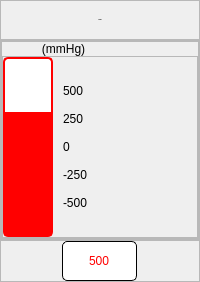
                   <widget class="QFrame" name="apsensor">
                    <property name="minimumSize">
                     <size>
                      <width>0</width>
                      <height>0</height>
                     </size>
                    </property>
                    <property name="frameShape">
                     <enum>QFrame::NoFrame</enum>
                    </property>
                    <property name="frameShadow">
                     <enum>QFrame::Raised</enum>
                    </property>
                    <layout class="QVBoxLayout" name="verticalLayout_29">
                     <property name="spacing">
                      <number>0</number>
                     </property>
                     <property name="leftMargin">
                      <number>0</number>
                     </property>
                     <property name="topMargin">
                      <number>0</number>
                     </property>
                     <property name="rightMargin">
                      <number>0</number>
                     </property>
                     <property name="bottomMargin">
                      <number>0</number>
                     </property>
                     <item>
                      <widget class="QFrame" name="frame_6">
                       <property name="frameShape">
                        <enum>QFrame::StyledPanel</enum>
                       </property>
                       <property name="frameShadow">
                        <enum>QFrame::Raised</enum>
                       </property>
                       <layout class="QHBoxLayout" name="horizontalLayout_3">
                        <item>
                         <widget class="QLabel" name="s1_label_8">
                          <property name="minimumSize">
                           <size>
                            <width>100</width>
                            <height>20</height>
                           </size>
                          </property>
                          <property name="maximumSize">
                           <size>
                            <width>16777215</width>
                            <height>20</height>
                           </size>
                          </property>
                          <property name="font">
                           <font>
                            <family>Roboto</family>
                            <pointsize>-1</pointsize>
                            <weight>75</weight>
                            <italic>false</italic>
                            <bold>true</bold>
                           </font>
                          </property>
                          <property name="styleSheet">
                           <string notr="true">font: bold 26px &quot;Roboto&quot;;</string>
                          </property>
                          <property name="text">
                           <string>A.Press</string>
                          </property>
                          <property name="alignment">
                           <set>Qt::AlignCenter</set>
                          </property>
                         </widget>
                        </item>
                       </layout>
                      </widget>
                     </item>
                     <item>
                      <widget class="QFrame" name="frame_7">
                       <property name="frameShape">
                        <enum>QFrame::StyledPanel</enum>
                       </property>
                       <property name="frameShadow">
                        <enum>QFrame::Raised</enum>
                       </property>
                       <layout class="QVBoxLayout" name="verticalLayout_5">
                        <property name="spacing">
                         <number>0</number>
                        </property>
                        <property name="leftMargin">
                         <number>0</number>
                        </property>
                        <property name="topMargin">
                         <number>0</number>
                        </property>
                        <property name="rightMargin">
                         <number>0</number>
                        </property>
                        <property name="bottomMargin">
                         <number>0</number>
                        </property>
                        <item>
                         <widget class="QFrame" name="frame_8">
                          <property name="frameShape">
                           <enum>QFrame::StyledPanel</enum>
                          </property>
                          <property name="frameShadow">
                           <enum>QFrame::Raised</enum>
                          </property>
                          <layout class="QVBoxLayout" name="verticalLayout_6">
                           <property name="spacing">
                            <number>0</number>
                           </property>
                           <property name="leftMargin">
                            <number>0</number>
                           </property>
                           <property name="topMargin">
                            <number>0</number>
                           </property>
                           <property name="rightMargin">
                            <number>0</number>
                           </property>
                           <property name="bottomMargin">
                            <number>0</number>
                           </property>
                           <item>
                            <widget class="QLabel" name="label_4">
                             <property name="styleSheet">
                              <string notr="true">font : 16px &quot;Roboto&quot;</string>
                             </property>
                             <property name="text">
                              <string>            (mmHg)</string>
                             </property>
                            </widget>
                           </item>
                           <item>
                            <widget class="QFrame" name="frame_9">
                             <property name="frameShape">
                              <enum>QFrame::StyledPanel</enum>
                             </property>
                             <property name="frameShadow">
                              <enum>QFrame::Raised</enum>
                             </property>
                             <layout class="QHBoxLayout" name="horizontalLayout_6">
                              <property name="spacing">
                               <number>10</number>
                              </property>
                              <property name="leftMargin">
                               <number>0</number>
                              </property>
                              <property name="topMargin">
                               <number>0</number>
                              </property>
                              <property name="rightMargin">
                               <number>0</number>
                              </property>
                              <property name="bottomMargin">
                               <number>0</number>
                              </property>
                              <item>
                               <widget class="QProgressBar" name="s1_bar_6">
                                <property name="sizePolicy">
                                 <sizepolicy hsizetype="Preferred" vsizetype="Preferred">
                                  <horstretch>0</horstretch>
                                  <verstretch>0</verstretch>
                                 </sizepolicy>
                                </property>
                                <property name="minimumSize">
                                 <size>
                                  <width>50</width>
                                  <height>180</height>
                                 </size>
                                </property>
                                <property name="maximumSize">
                                 <size>
                                  <width>50</width>
                                  <height>180</height>
                                 </size>
                                </property>
                                <property name="contextMenuPolicy">
                                 <enum>Qt::DefaultContextMenu</enum>
                                </property>
                                <property name="layoutDirection">
                                 <enum>Qt::LeftToRight</enum>
                                </property>
                                <property name="autoFillBackground">
                                 <bool>false</bool>
                                </property>
                                <property name="styleSheet">
                                 <string notr="true">QProgressBar {
    text-align: center;
	background: #FFFFFF;
	border: 2px solid #FF0000;
	box-sizing: border-box;
	border-radius: 5px;
}
QProgressBar::chunk {
    background: #FF0000;
}</string>
                                </property>
                                <property name="minimum">
                                 <number>-500</number>
                                </property>
                                <property name="maximum">
                                 <number>500</number>
                                </property>
                                <property name="value">
                                 <number>200</number>
                                </property>
                                <property name="alignment">
                                 <set>Qt::AlignRight|Qt::AlignTrailing|Qt::AlignVCenter</set>
                                </property>
                                <property name="textVisible">
                                 <bool>false</bool>
                                </property>
                                <property name="orientation">
                                 <enum>Qt::Vertical</enum>
                                </property>
                                <property name="invertedAppearance">
                                 <bool>false</bool>
                                </property>
                                <property name="textDirection">
                                 <enum>QProgressBar::BottomToTop</enum>
                                </property>
                                <property name="format">
                                 <string>%v</string>
                                </property>
                               </widget>
                              </item>
                              <item>
                               <widget class="QLabel" name="label_5">
                                <property name="styleSheet">
                                 <string notr="true">font : 16px &quot;Roboto&quot;</string>
                                </property>
                                <property name="text">
                                 <string>500

250

0

-250

-500</string>
                                </property>
                                <property name="textFormat">
                                 <enum>Qt::AutoText</enum>
                                </property>
                                <property name="alignment">
                                 <set>Qt::AlignLeading|Qt::AlignLeft|Qt::AlignVCenter</set>
                                </property>
                               </widget>
                              </item>
                             </layout>
                            </widget>
                           </item>
                          </layout>
                         </widget>
                        </item>
                       </layout>
                      </widget>
                     </item>
                     <item>
                      <widget class="QFrame" name="frame_10">
                       <property name="frameShape">
                        <enum>QFrame::StyledPanel</enum>
                       </property>
                       <property name="frameShadow">
                        <enum>QFrame::Raised</enum>
                       </property>
                       <layout class="QHBoxLayout" name="horizontalLayout_7">
                        <property name="spacing">
                         <number>0</number>
                        </property>
                        <property name="leftMargin">
                         <number>0</number>
                        </property>
                        <property name="topMargin">
                         <number>0</number>
                        </property>
                        <property name="rightMargin">
                         <number>0</number>
                        </property>
                        <property name="bottomMargin">
                         <number>0</number>
                        </property>
                        <item>
                         <widget class="QLineEdit" name="s1_edit_16">
                          <property name="sizePolicy">
                           <sizepolicy hsizetype="Preferred" vsizetype="Preferred">
                            <horstretch>0</horstretch>
                            <verstretch>0</verstretch>
                           </sizepolicy>
                          </property>
                          <property name="minimumSize">
                           <size>
                            <width>75</width>
                            <height>40</height>
                           </size>
                          </property>
                          <property name="maximumSize">
                           <size>
                            <width>75</width>
                            <height>40</height>
                           </size>
                          </property>
                          <property name="styleSheet">
                           <string notr="true">background: #FFFFFF;
border: 1px solid #000000;
border-radius: 5px;
font: bold 16px &quot;Roboto&quot;;
color : #FF0000;</string>
                          </property>
                          <property name="text">
                           <string>500</string>
                          </property>
                          <property name="alignment">
                           <set>Qt::AlignCenter</set>
                          </property>
                         </widget>
                        </item>
                       </layout>
                      </widget>
                     </item>
                    </layout>
                   </widget>
